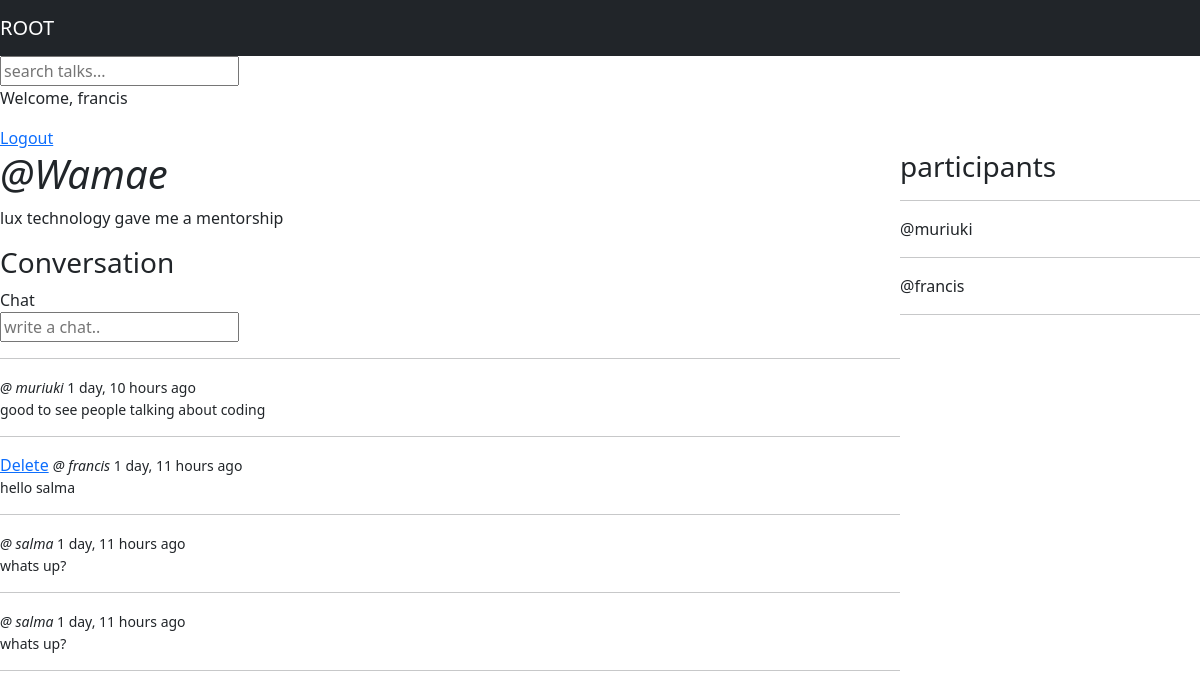
The page /room/9/ (signed in) on the database its author committed.
### base/models.py (models this page shows, shortened)
class Discussion(models.Model):
    name=models.CharField(max_length=200)
    host=models.ForeignKey(User,on_delete=models.SET_NULL,null=True)
    topic=models.ForeignKey(Topic,on_delete=models.SET_NULL,null=True)
    description=models.TextField(null=True,blank=True)
    participants=models.ManyToManyField(User,related_name='participants',blank=True)
    timeUpdated=models.DateTimeField(auto_now=True)
    timeCreated=models.DateTimeField(auto_now_add=True)
    class Meta:
        ordering=['-timeCreated','-timeUpdated']

class  Blog(models.Model):
    user=models.ForeignKey(User,on_delete=models.CASCADE)
    discuss=models.ForeignKey(Discussion,on_delete=models.CASCADE)
    body=models.TextField()
    timeUpdated=models.DateTimeField(auto_now=True)
    timeCreated=models.DateTimeField(auto_now_add=True)
    class Meta:
        ordering=['-timeCreated','-timeUpdated']

### base/views.py (the view, shortened to what this page needs)
# urls.py: path('room/<str:primaryKey>/',views.room,name='room'),
def  room(request,primaryKey):
    discuss=Discussion.objects.get(id=primaryKey)
    blog_messages= discuss.blog_set.all()
    participants=discuss.participants.all()
    context={'discuss':discuss,
    'blog_messages':blog_messages,
    'participants':participants,
    }
    return render(request,'base/room.html',context)

### base/templates/base/room.html (shortened to what this page needs)
{% extends 'main.html'%}
{% block content%}
<div class="discuss-container">
    <div>
        <h1><em> @{{discuss.name}}</em></h1>
        <p>{{discuss.description}}</p>
        {% if request.user.is_authenticated %}
        <div class=" comment">
            <h3>Conversation</h3>
            <form method ="POST">
                <label>Chat</label><br>
                <input type="text" name="chat" placeholder="write a chat.."><br>
            </form>
            {% endif%}
            <hr>
            {%  for message in blog_messages %}
            <div>
                {%if request.user == message.user%}
                <a href="{% url 'delete_chat' message.id%}">Delete</a>
                {%endif%}
                <small>
                <em>@ {{message.user}}</em>  {{message.timeCreated|timesince}} ago<br>
                    <p>
                        {{message.body}}
                    </p>
                    <hr>
                </small>
            </div>
            {% endfor %}
        </div>
    </div>
    <div>
        <h3>participants</h3>
        <hr>
        {% for user in participants%}
        <div >
            <p>@{{ user.username}}</p>
        </div>
        <hr>
        {%endfor%}
    </div>
</div>
{% endblock content%}

### templates/navbar.html (shortened to what this page needs)
<!DOCTYPE html>
<html lang="en">
<head>
<link href="https://cdn.jsdelivr.net/npm/bootstrap@5.1.3/dist/css/bootstrap.min.css" rel="stylesheet">
</head>
<body>
    <nav class="navbar navbar-dark bg-dark">
        <a class="navbar-brand" href="#">ROOT</a>
    </nav>
    <form method="GET" action="{% url 'home'%}">
        <input type="text" name="q" placeholder="search talks..."/>
    </form>
    {% if request.user.is_authenticated%}
    <p>Welcome, {{user.username}}</p>
    <a href="{%url 'logout'%}">Logout</a>
    {%endif%}
</html>

### base/static/styles/main.css (style rules this page uses)
body { background-color: aliceblue; padding: 0%; margin: 0%; }

### base/templates/base/room.html (style rules this page uses)
.discuss-container { display: grid; grid-template-columns: 3fr 1fr; }

### rows shown on the page
Discussion: name "Wamae", description "lux technology gave me a mentorship"
Blog: user "muriuki", timeCreated "1 day, 10 hours", body "good to see people talking about coding"
Blog: shows "Delete", user "francis", timeCreated "1 day, 11 hours", body "hello salma"
Blog: user "salma", timeCreated "1 day, 11 hours", body "whats up?"
Blog: user "salma", timeCreated "1 day, 11 hours", body "whats up?"

### other values the page prints
{{ user.username }} "francis"
{{ user.username }} "muriuki"
